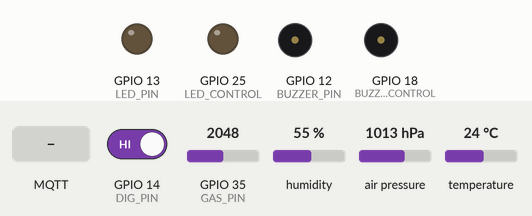
Simulated run of this sketch. Board: ESP32. Shown: output pins drawn as LEDs (lit = HIGH), buzzer (waves = sounding, pin HIGH). Inputs (shaded band) come from the test bench; at power-on: GPIO 14 (DIG_PIN) HIGH, GPIO 35 (GAS_PIN) = 2048, humidity 55 %, air pressure 1013 hPa, temperature 24 °C. WiFi joins after 1.5 s; servers stay silent unless stated; random numbers use the default seed unless the sketch sets one; no MQTT or app messages arrive unless stated; the modem accepts every AT command (registered, SIM ready, sends succeed) and sends nothing else; what the sketch prints to the serial monitor is not drawn.

Above: at 2.7 s.
2.8 s: MQTT message "/prj/led" arrives on the first subscribed topic
4.3 s: MQTT message "on" arrives on the first subscribed topic
5.8 s: MQTT message "off" arrives on the first subscribed topic
7.3 s: GPIO 14 (DIG_PIN) driven LOW
At 12.9 s:
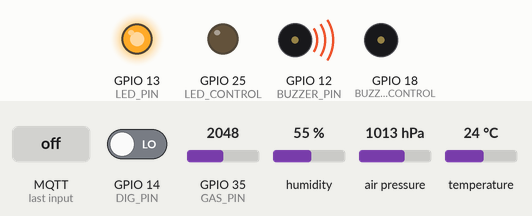
Timing chart, 0 to 14.3 s (numbered marks = the images above; inputs shaded):
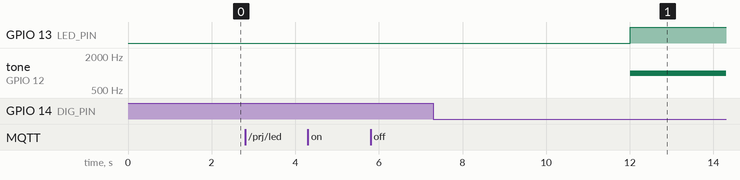

Measured:
- after the input at 2.8 s, every drawn part: stays the same
- after the input at 4.3 s, every drawn part: stays the same
- after the input at 5.8 s, every drawn part: stays the same
- after the input at 7.3 s, GPIO 13 (LED_PIN): LOW → HIGH after 4.7 s; tone on GPIO 12 (BUZZER_PIN): silent → 1000 Hz after 4.7 s

The sketch:

Prj_HomeMonitor_MQTT.ino
```cpp
#include <DHT.h>
#include <Wire.h>
#include <WebServer.h>
#include <ArduinoJson.h>
#include <SoftwareSerial.h>
#include <Adafruit_Sensor.h>
#include <Adafruit_BMP085.h>
#include <PubSubClient.h>

#define DHTPIN 2    // Pin kết nối cho cảm biến DHT11
#define DHTTYPE DHT11  // Loại cảm biến DHT
#define BMP_SDA 21
#define BMP_SCL 22
#define GAS_PIN 35  // Pin kết nối cho cảm biến khí gas MQ-02
#define DIG_PIN 14
#define LED_PIN 13    // Pin kết nối cho đèn LED cảnh báo
#define BUZZER_PIN 12 // Pin kết nối cho module còi báo hiệu
#define LED_CONTROL 25    // Pin kết nối cho điều khiển đèn LED cảnh báo
#define BUZZER_CONTROL 18 // Pin kết nối cho điều khiển còi báo hiệu


// Thông số cho cảm biến gas
#define GAS_THRESHOLD 1900

// Thông số cho cảm biến DHT
#define TEMP_THRESHOLD 60

// Thông số cho SIM800L
#define SIM800_RX_PIN 16
#define SIM800_TX_PIN 17
#define PHONE_NUMBER "837633760"  // Thay đổi số điện thoại nhận cảnh báo

// Thông số cho kết nối WiFi

const char* ssid = "Tang 1";  // Your SSID
const char* password = "phuongnvH"; // Your Password

// const char* ssid = "Dung";  // Your SSID
// const char* password = "12346789"; // Your Password

unsigned long previousMillis = 0; // Tracks the time since last event fired

const char* mqtt_server = "broker.hivemq.com";
const int mqtt_port = 1883;
const char* mqtt_username = "tranminh21202";
const char* mqtt_password = "Tranminh21202";

float temperature; // holds the temperature value
float humidity;// holds the Humidity value
float pressure;
int gasValue;
int smokeValue;

DHT dht(DHTPIN, DHTTYPE);
Adafruit_BMP085 bmp;
SoftwareSerial sim800lSerial(SIM800_TX_PIN, SIM800_RX_PIN); // RX, TX

// Kết nối tới MQTT Broker
WiFiClient espClient;
PubSubClient client(espClient);

void setup() {
  Wire.begin();
  Serial.begin(115200);
  sim800lSerial.begin(115200);
  dht.begin();
  if (!bmp.begin()) {
    Serial.println("Starting BMP180 sensor!");
    while (1);
  }
  pinMode(GAS_PIN,INPUT);
  pinMode(DIG_PIN,INPUT);
  pinMode(LED_PIN, OUTPUT);
  pinMode(BUZZER_PIN, OUTPUT);
  pinMode(LED_CONTROL, OUTPUT);
  pinMode(BUZZER_CONTROL, OUTPUT);

  // Kết nối WiFi
  Serial.println("Connecting to WiFi...");
  WiFi.begin(ssid, password);

  while (WiFi.status() != WL_CONNECTED) {
    delay(500);
    Serial.println("Connecting to WiFi...");
  }

  Serial.println("Connected to WiFi");
  Serial.print("IP address: ");
  Serial.println(WiFi.localIP());

  client.setServer(mqtt_server, mqtt_port);
  client.setCallback(callback);

  Serial.println("System initialized. Monitoring started...");
}


void loop() {
  if (!client.connected()) {
    reconnect();
  }
  client.loop();

  temperature = dht.readTemperature();
  humidity = dht.readHumidity();
  pressure = bmp.readPressure() / 100.0F;
  gasValue = analogRead(GAS_PIN);
  smokeValue = digitalRead(DIG_PIN);
  //temperature = 65;
  // humidity = random(100);
  //gasValue = 700;
  //smokeValue = 0;
  unsigned long currentMillis = millis();
  if ((unsigned long)(currentMillis - previousMillis) >= 12000) {
    String temp = String(temperature, 2);
    client.publish("/prj/temp", temp.c_str());

    String hum = String(humidity, 2);
    client.publish("/prj/hum", hum.c_str());

    String pre = String(pressure);
    client.publish("/prj/pre", pre.c_str());

    String gas = String(gasValue);
    client.publish("/prj/gas", gas.c_str());

    String smoke = String(smokeValue);
    client.publish("/prj/smoke", smoke.c_str());

    Serial.print("Temperature: ");
    Serial.print(temperature);
    Serial.print(" °C, Humidity: ");
    Serial.print(humidity);
    Serial.print(" %, Pressure: ");
    Serial.print(pressure);
    Serial.print(" hPa, Gas Value: ");
    Serial.print(gasValue);
    Serial.print(" ");
    if(!smokeValue){
      Serial.println("  |  Smoke: Detected!");
    }
    else{
      Serial.println("  |  Smoke: None!");
    }

    // Kiểm tra nhiệt độ
    if (temperature > TEMP_THRESHOLD || gasValue > GAS_THRESHOLD) {
      if(temperature > TEMP_THRESHOLD && gasValue > GAS_THRESHOLD && smokeValue == 0){
        digitalWrite(LED_PIN, HIGH);  // Bật đèn cảnh báo
        tone(BUZZER_PIN, 1000);        // Bật còi báo hiệu
        sendsms(PHONE_NUMBER, "Canh bao chay no nghiem trong!!!");
      }
      else if(temperature > TEMP_THRESHOLD){
        digitalWrite(LED_PIN, HIGH);  // Bật đèn cảnh báo
        tone(BUZZER_PIN, 1000);        // Bật còi báo hiệu
        sendsms(PHONE_NUMBER, "Nhiet do cao bat thuong!!");
      }
      else if(gasValue > GAS_THRESHOLD && smokeValue == 0){
        digitalWrite(LED_PIN, HIGH);  // Bật đèn cảnh báo
        tone(BUZZER_PIN, 1000);        // Bật còi báo hiệu
        sendsms(PHONE_NUMBER, "Khi gas cao bat thuong!!");
      }
    }
    // Kiểm tra khí gas
    else{
      turnoffAlarm();
    }
    previousMillis = currentMillis;   // Use the snapshot to set track time until next event
  }

}

void sendAlert(String message) {
  // Serial.println("Sending alert message..." + message);
  digitalWrite(LED_PIN, HIGH);  // Bật đèn cảnh báo
  tone(BUZZER_PIN, 1000);        // Bật còi báo hiệu

  // Gửi tin nhắn cảnh báo
  //sendATCommand(sms);
  //sendATCommand(message);
  // String sdt = "837633760";
  // sendsms(sdt, message);
  //sendATCommand(str(26));  // Ctrl+Z để kết thúc tin nhắn
}

// void sendATCommand(String command) {
//   sim800lSerial.println("AT");
//   updateSerial();
//   delay(500);
//   sim800lSerial.println("AT+CMGF=1");
//   updateSerial();
//   delay(500);
//   sim800lSerial.println("AT+CMGS=\"0837633760\"");
//   updateSerial();
//   delay(500);
//   sim800lSerial.println(command);
//   updateSerial();
//   delay(500);
//   sim800lSerial.write(26);
//   //Serial.println(command);
//   //sim800lSerial.println(char(26));
// }

void sendsms(String sdt, String content){
  sim800lSerial.println("AT");
  updateSerial();
  Serial.println("Đang gửi tin nhắn");
  sim800lSerial.println("AT+CMGF=1");
  updateSerial();
  delay(500);
  sim800lSerial.println("AT+CMGS=\"+84"+sdt+"\"");
  updateSerial();
  delay(500);
  sim800lSerial.print(content);
  updateSerial();
  delay(5500);
  // sim800lSerial.write(26);
  sim800lSerial.print(char(26));
  delay(2000);
  Serial.println("Send oke!");
}

void updateSerial()
{
  delay(500);
  while (Serial.available())
  {
    sim800lSerial.write(Serial.read());//Forward what Serial received to Software Serial Port
  }
  while(sim800lSerial.available())
  {
    Serial.write(sim800lSerial.read());//Forward what Software Serial received to Serial Port
  }
}

void turnoffAlarm() {
  Serial.println("Turning off alarm...");
  delay(1000);  // Bật đèn và còi báo hiệu trong 5 giây
  digitalWrite(LED_PIN, LOW);   // Tắt đèn cảnh báo
  noTone(BUZZER_PIN);            // Tắt còi báo hiệu
}

void reconnect() {
  // Loop until we're reconnected
  while (!client.connected()) {
    Serial.print("Attempting MQTT connection...");
    String clientId = "ESP32Client-";
    //String clientId = "clientId-fCN3lAzzqQ";
    clientId += String(random(0xffff), HEX);
    if (client.connect(clientId.c_str())) {
      Serial.println("Connected to " + clientId);

      //client.publish("/Minh_127/p/mqtt", "Minh_127");

      client.subscribe("/prj/temp");
      client.subscribe("/prj/hum");
      client.subscribe("/prj/pre");
      client.subscribe("/prj/gas");
      client.subscribe("/prj/smoke");
      client.subscribe("/prj/led");
      client.subscribe("/prj/buz");
      client.subscribe("/prj/control/led");
      client.subscribe("/prj/control/buz");
    } else {
      Serial.print("failed, rc=");
      Serial.print(client.state());
      Serial.println(" try again in 5 seconds");
      // Wait 5 seconds before retrying
      delay(5000);
    }
  }
}

void callback(char* topic, byte* payload, unsigned int length) {
  String incommingMessage = "";
  for (int i = 0; i < length; i++) incommingMessage+=(char)payload[i];

  Serial.println("Message arrived ["+String(topic)+"] "+incommingMessage);

  //--- check the incomming message
  if( strcmp(topic,"/prj/led") == 0){
    if (incommingMessage.equals("on")){
      digitalWrite(LED_PIN, HIGH);   // Turn the LED on
      delay(5000);
    }
    else if (incommingMessage.equals("off")) digitalWrite(LED_PIN, LOW);  // Turn the LED off
  }
  if( strcmp(topic,"/prj/buz") == 0){
    if (incommingMessage.equals("on")){
      tone(BUZZER_PIN, 1000);   // Turn the Buz on
      delay(5000);
    }
    else if (incommingMessage.equals("off")) noTone(BUZZER_PIN);   // Turn the Buz off
  }

  if( strcmp(topic,"/prj/control/led") == 0){
    if (incommingMessage.equals("on")){
      digitalWrite(LED_CONTROL, HIGH);   // Turn the LED on
      delay(500);
    }
    else if (incommingMessage.equals("off")) digitalWrite(LED_CONTROL, LOW);  // Turn the LED off
  }
  if( strcmp(topic,"/prj/control/buz") == 0){
    if (incommingMessage.equals("on")){
      tone(BUZZER_CONTROL, 1000);   // Turn the Buz on
      delay(500);
    }
    else if (incommingMessage.equals("off")) noTone(BUZZER_CONTROL);   // Turn the Buz off
  }
}
```
